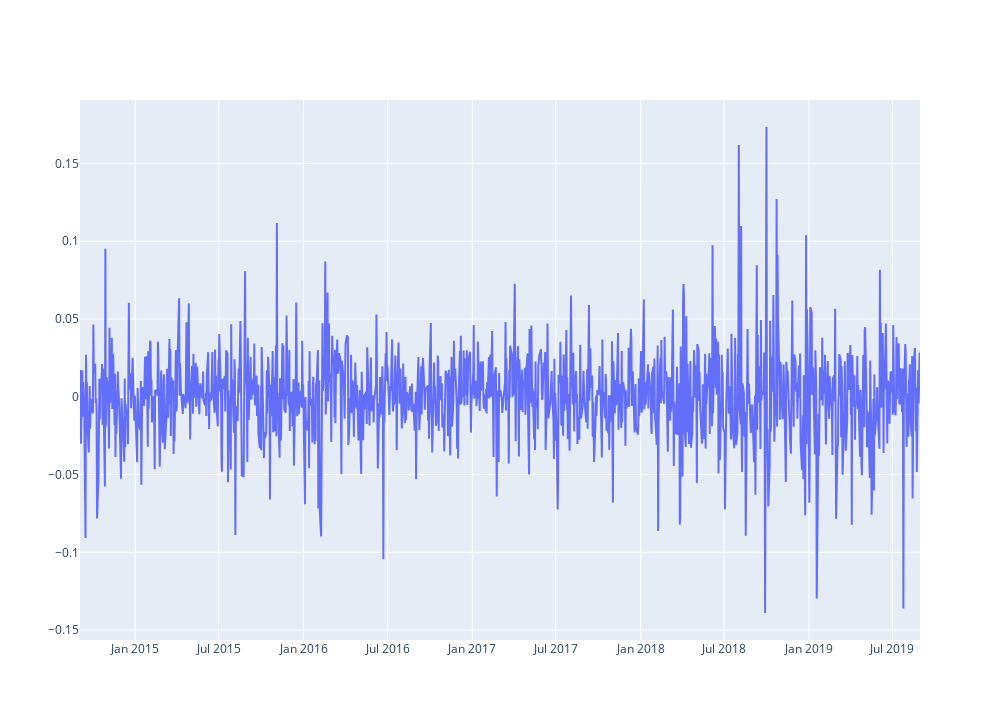

Write notebook code for a chart like this one.
### Markdown cell above
To get an idea of how well Tesla has been performing, we have to compute how much is earned (returned) by holding a stock of Tesla. This is computed here as the ratio of the closing prices a day apart minus 1. With positive indicating the stock did well and negetive implying that it didn't.

### Code cell
# compute stock return

T_return = df['Close']/df['Close'].shift(1) - 1

fig = go.Figure()
fig.add_trace(go.Scatter(x =df.index, y=T_return,
                    mode='lines', name='TSLA Return'))
fig.update_layout(
    autosize=False,
    width=1000,
    height=720,

    )

fig.show()

### Figure 1 — Plotly figure (JSON) as saved in the notebook; plotly's stock layout.template omitted (floating-point values rounded to 4 significant figures; data arrays with more than 128 entries replaced by an {"elided": "..."} marker saying what was removed)
{"data": [{"mode": "lines", "name": "TSLA Return", "type": "scatter", "x": {"elided": "1258 str values"}, "y": {"elided": "1258 float values"}}], "layout": {"autosize": false, "height": 720, "width": 1000}}
